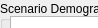
      <widget class="QWidget" name="page_4">
       <property name="geometry">
        <rect>
         <x>0</x>
         <y>0</y>
         <width>98</width>
         <height>28</height>
        </rect>
       </property>
       <attribute name="label">
        <string>Step 3 - Review scenario run</string>
       </attribute>
       <widget class="QGroupBox" name="groupBox_33">
        <property name="geometry">
         <rect>
          <x>0</x>
          <y>1</y>
          <width>681</width>
          <height>352</height>
         </rect>
        </property>
        <property name="sizePolicy">
         <sizepolicy hsizetype="Preferred" vsizetype="Fixed">
          <horstretch>0</horstretch>
          <verstretch>0</verstretch>
         </sizepolicy>
        </property>
        <property name="minimumSize">
         <size>
          <width>0</width>
          <height>352</height>
         </size>
        </property>
        <property name="title">
         <string>Scenario Demographic results</string>
        </property>
        <widget class="QPushButton" name="pushButton_2">
         <property name="geometry">
          <rect>
           <x>590</x>
           <y>20</y>
           <width>75</width>
           <height>23</height>
          </rect>
         </property>
         <property name="text">
          <string>PushButton</string>
         </property>
        </widget>
        <widget class="QPushButton" name="pushButton_3">
         <property name="geometry">
          <rect>
           <x>590</x>
           <y>50</y>
           <width>75</width>
           <height>23</height>
          </rect>
         </property>
         <property name="text">
          <string>PushButton</string>
         </property>
        </widget>
        <widget class="QTextBrowser" name="textBrowser_4">
         <property name="geometry">
          <rect>
           <x>10</x>
           <y>15</y>
           <width>541</width>
           <height>331</height>
          </rect>
         </property>
         <property name="html">
          <string>&lt;!DOCTYPE HTML PUBLIC &quot;-//W3C//DTD HTML 4.0//EN&quot; &quot;http://www.w3.org/TR/REC-html40/strict.dtd&quot;&gt;
&lt;html&gt;&lt;head&gt;&lt;meta name=&quot;qrichtext&quot; content=&quot;1&quot; /&gt;&lt;style type=&quot;text/css&quot;&gt;
p, li { white-space: pre-wrap; }
&lt;/style&gt;&lt;/head&gt;&lt;body style=&quot; font-family:'MS Shell Dlg 2'; font-size:8.25pt; font-weight:400; font-style:normal;&quot;&gt;
&lt;p style=&quot;-qt-paragraph-type:empty; margin-top:0px; margin-bottom:0px; margin-left:0px; margin-right:0px; -qt-block-indent:0; text-indent:0px; font-size:8pt;&quot;&gt;&lt;br /&gt;&lt;/p&gt;&lt;/body&gt;&lt;/html&gt;</string>
         </property>
        </widget>
       </widget>
      </widget>
